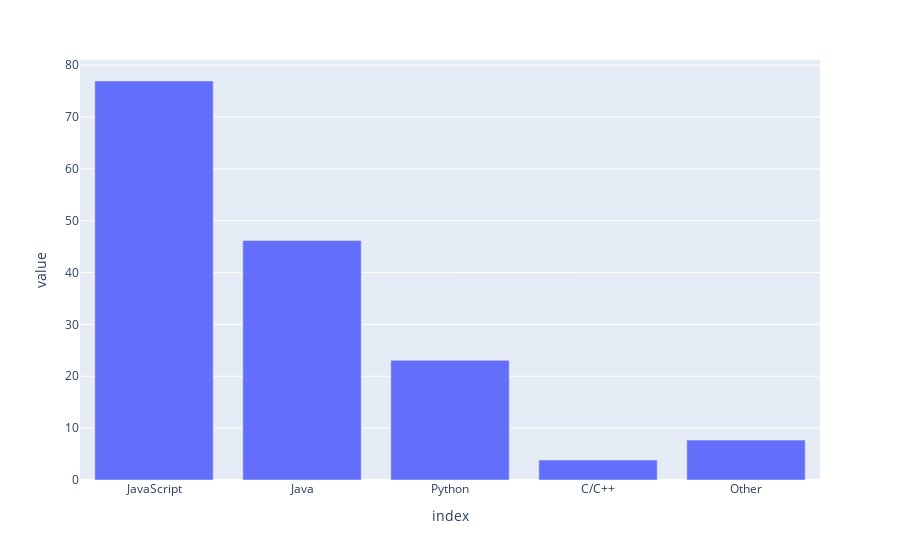

This figure's notebook cell:
### Code cell
print('Sample size = ' + str(df.groupby('DemographicQ4').size().sum()))
fig = px.bar(((balance_values(df.groupby('DemographicQ4').size().sort_values(ascending=False))) / df.groupby('DemographicQ4').size().sum()) * 100)
fig.update_layout(showlegend=False)

### Figure 1 — Plotly figure (JSON) as saved in the notebook; plotly's stock layout.template omitted (floating-point values rounded to 4 significant figures)
{"data": [{"alignmentgroup": "True", "hovertemplate": "variable=0<br>index=%{x}<br>value=%{y}<extra></extra>", "legendgroup": "0", "marker": {"color": "#636efa", "pattern": {"shape": ""}}, "name": "0", "offsetgroup": "0", "orientation": "v", "showlegend": true, "textposition": "auto", "type": "bar", "x": ["JavaScript", "Java", "Python", "C/C++", "Other"], "xaxis": "x", "y": [76.92, 46.15, 23.08, 3.846, 7.692], "yaxis": "y"}], "layout": {"barmode": "relative", "legend": {"title": {"text": "variable"}, "tracegroupgap": 0}, "margin": {"t": 60}, "showlegend": false, "xaxis": {"anchor": "y", "domain": [0, 1], "title": {"text": "index"}}, "yaxis": {"anchor": "x", "domain": [0, 1], "title": {"text": "value"}}}}
